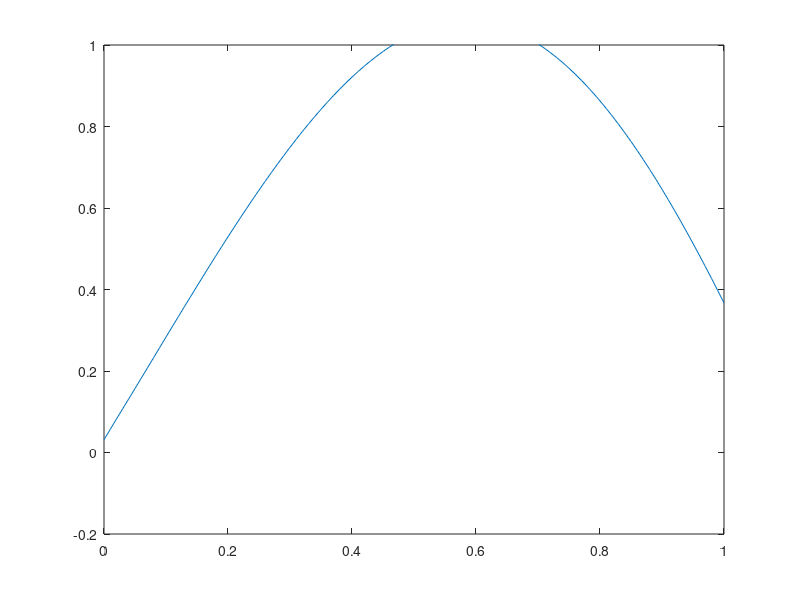

Here is the MATLAB script that generated this plot:
%%%%%%%%%%%%%%%%%%%%%%%%%%%%%%%%%%%%%%%%%%%%%%%%%%%%%%%%%%%%%%%%%%%%%%%%%%
% Description: This script implements the Lax Wendroff method to 
% numerically solve the scalar advection equation u_t + au_x = 0. 
% It stores all the parameters that define the desired 
% method.  Stable provided mu=abs(ak/h)<=1 
% Lax Friedrichs scheme
% u_new(j) = (u_old(j-1)+u_old(j+1))/2 - (mu/2)*(u_old(j+1)-u_old(j-1))

% parameters:
%   t0:intitial time
%   tf:final time
%   L:number of spatial grid points 
%   N: number of time grid points
%   f: function that gives inital data
%%%%%%%%%%%%%%%%%%%%%%%%%%%%%%%%%%%%%%%%%%%%%%%%%%%%%%%%%%%%%%%%%%%%%%%%%

%initialize parameters
t0=0;
tf=1;
L=100;
N=100;


%define space mesh
dx = 1/L;
x = 0:dx:1;
x = x';

%set inital funciton  
f = sin(pi * x);

% define time mesh
dt = (tf-t0)/N;
t = t0:dt:tf;

%wave speed
a = .8;
%CFL number
mu = a*dt/dx;

%preallocate u, set initial u value to f
u = zeros(N+1,L+1);
u(1,:) = f;


%loop through time
for n=1:N
    for j=2:L
        u(n+1,j) = u(n,j) - (mu/2)*(u(n,j+1)-u(n,j-1)) +...
            (mu^2/2)*(u(n,j-1)-2*u(n,j)+u(n,j+1));
    end
    % I code in the exact values at the endpoints.
    j=1;
    % u(k-1) = u(0) = u(N)
    u(n+1,j) = u(j,n) - (mu/2)*(u(n,j+1)-u(n,L)) +...
        (mu^2/2)*(u(n,L)-2*u(j,n)+u(n,j+1));
    j=L+1;
    % u(k+1) = u(N+2) = u(2)
    u(n+1,j) = u(n,j) - (mu/2)*(u(n,2)-u(n,j-1)) +...
        (mu^2/2)*(u(n,2)-2*u(n,1)+u(n,j-1));
    
    
end


clf
%figure(glf)
% hold on
for i=1:L
   
    plot(x,u(:,i))
	axis([0 1 -.2 1])
    pause(.05)
    drawnow
end
%hold off